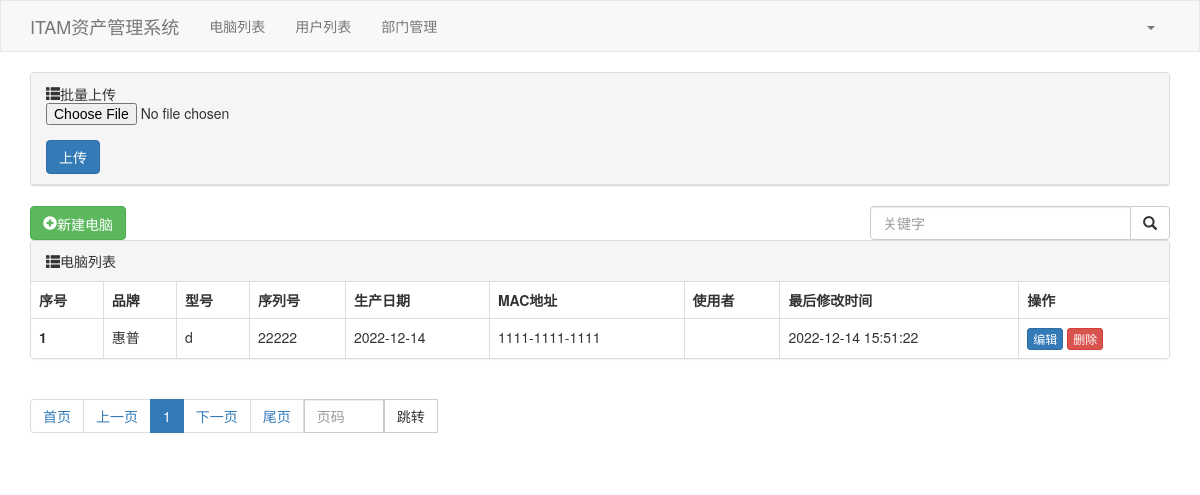
/computer/list/, run on an earlier commit of the app's database.
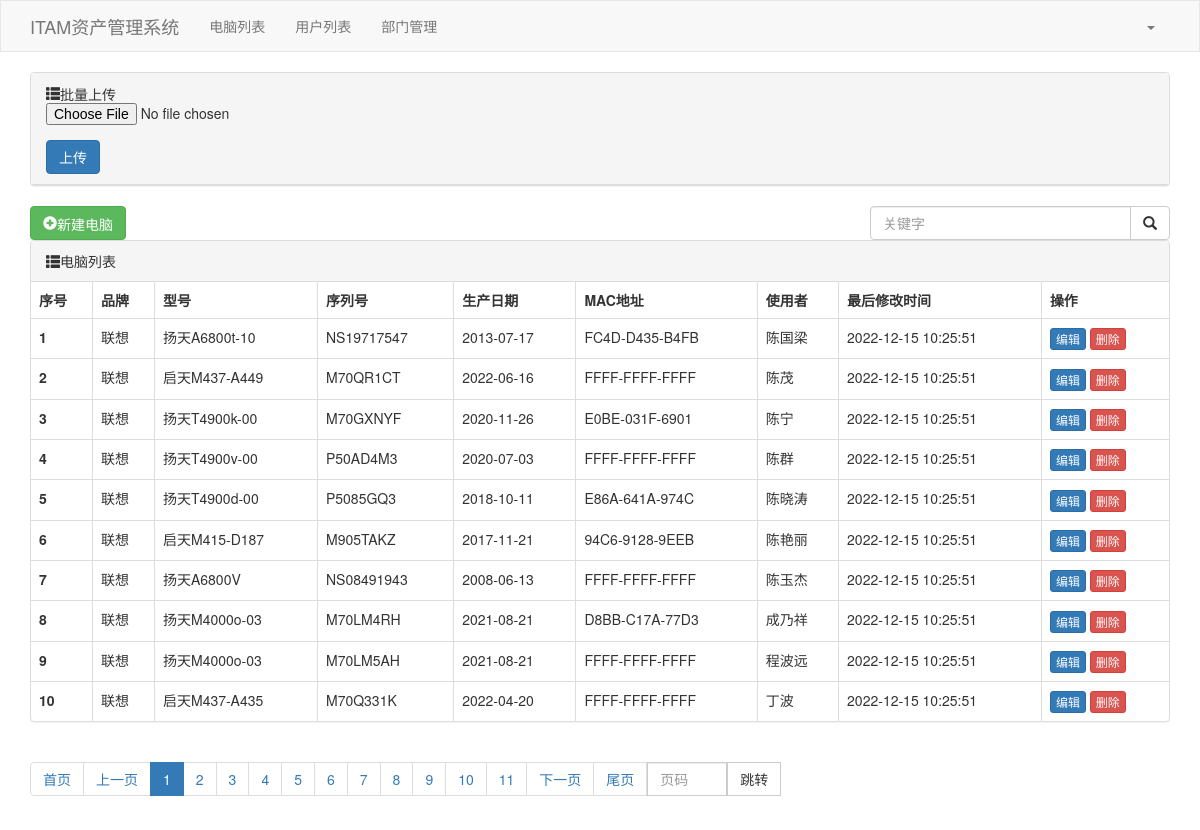
And on a later commit of the database.
### app1/models.py (models this page shows, shortened)
class Computer(models.Model):
    brand_choices = (
        (0, '联想'),
        (1, '惠普')
    )
    brand = models.SmallIntegerField(verbose_name='品牌', choices=brand_choices)
    computer_type = models.CharField(max_length=16, verbose_name='型号',null=True)
    serial_number = models.CharField(max_length=32, verbose_name='序列号', unique=True)
    owner = models.ForeignKey(to=User, on_delete=models.SET_NULL, null=True, verbose_name='拥有者')
    production_date = models.DateField(verbose_name='生产日期',default=timezone.now)
    mac_addr = models.CharField(max_length=14,default=None,verbose_name='MAC地址')
    mod_time = models.DateTimeField(verbose_name='最后修改时间',auto_now=True)

class User(models.Model):
    STATUS = (
        (None, '请选择'),
        (0, '正常'),
        (1, '失效'),
    )
    username = models.CharField(verbose_name='用户名称', max_length=16,unique=True)
    depart = models.ForeignKey(verbose_name='所在部门', to=Department, on_delete=models.SET_NULL, null=True)
    status = models.SmallIntegerField(verbose_name='状态', choices=STATUS, default=None,null=True)
    createdate = models.DateTimeField(verbose_name='创建日期', auto_now_add=True)
    class Meta:
        verbose_name = '人员基本信息'

### app1/views.py (the view)
# urls.py: path('computer/list/', views.computer_list),
def computer_list(request):
    data_dict = {}
    search_data = request.GET.get('q', "")
    if search_data:
        data_dict['serial_number__contains'] = search_data
    queryset = models.Computer.objects.filter(**data_dict)
    obj = Pagination(request, queryset, page_size=10)
    context = {
        "queryset": obj.page_queryset,
        'page_string': obj.html()
    }
    return render(request, 'computer_list.html', context)

### app1/templates/computer_list.html (shortened to what this page needs)
{% extends "layout.html" %}
{% block content %}
    <div class="container">
        <div class="panel panel-default">
            <div class="panel-heading">
                <span class="glyphicon glyphicon-th-list" aria-hidden="true">批量上传</span>
                <form method="post" enctype="multipart/form-data" action="/computer/multi/">
                    <div class="form-group">
                        <input type="file" name="excel">
                    </div>
                    <button type="submit" value="上传" class="btn btn-primary">上传</button>
                </form>
            </div>
        </div>
        <div style="margin-bottom: 10px">
            <a class="btn btn-success" href="/computer/add/">
                <span class="glyphicon glyphicon-plus-sign " aria-hidden="true">新建电脑</span>
            </a>
            <div style="float:right;width: 300px">
                <form method="get">
                    <div class="input-group">
                        <input type="text" name='q' class="form-control" placeholder="关键字" value="{{ search_data }}">
                        <span class="input-group-btn">
                        <button class="btn btn-default" type="submit">
                            <span class="glyphicon glyphicon-search " aria-hidden="true"> </span>
                        </button>
                        </span>
                </form>
            </div>
        </div>
        <div class="bs-example" data-example-id="panel-without-body-with-table">
            <div class="panel panel-default">
                <div class="panel-heading">
                    <span class="glyphicon glyphicon-th-list" aria-hidden="true"></span>电脑列表
                </div>
                <table class="table table-bordered">
                    <thead>
                    <tr>
                        <th>序号</th>
                        <th>品牌</th>
                        <th>型号</th>
                        <th>序列号</th>
                        <th>生产日期</th>
                        <th>MAC地址</th>
                        <th>使用者</th>
                        <th>最后修改时间</th>
                        <th>操作</th>
                    </tr>
                    </thead>
                    <tbody>
                    {% for item in queryset %}
                        <tr>
                        <th scope="row" title="{{ item.id }}">{{ forloop.counter }}</th>
                        <td>{{ item.get_brand_display }}</td>
                        <td>{{ item.computer_type }}</td>
                        <td>{{ item.serial_number }}</td>
                        <td>{{ item.production_date|date:'Y-m-d' }}</td>
                        <td>{{ item.mac_addr|upper }}</td>
                        <td>{{ item.owner.username }}</td>
                        <td>{{ item.mod_time|date:'Y-m-d G:i:s' }}</td>
                        <td>
                            <a class="btn btn-primary btn-xs" href="/computer/{{ item.id }}/edit/">编辑</a>
                            <a class="btn btn-danger btn-xs" href="/computer/{{ item.id }}/delete/">删除</a>
                        </td>
                    {% endfor %}
                    </tbody>
                </table>
            </div>
            <div class="clearfix">
                <ul class="pagination">
                    {{ page_string }}
                </ul>
            </div>
        </div>
    </div>
{% endblock %}

What changed in the data, as far as the page shows it:
removed Computer: brand "惠普", computer_type "d", serial_number "22222", production_date "2022-12-14", mac_addr "1111-1111-1111", mod_time "2022-12-14 15:51:22"
added Computer: brand "联想", computer_type "扬天A6800t-10", serial_number "NS19717547", production_date "2013-07-17", mac_addr "FC4D-D435-B4FB", owner.username "陈国梁", mod_time "2022-12-15 10:25:51"
added Computer: brand "联想", computer_type "启天M437-A449", serial_number "M70QR1CT", production_date "2022-06-16", mac_addr "FFFF-FFFF-FFFF", owner.username "陈茂", mod_time "2022-12-15 10:25:51"
added Computer: brand "联想", computer_type "扬天T4900k-00", serial_number "M70GXNYF", production_date "2020-11-26", mac_addr "E0BE-031F-6901", owner.username "陈宁", mod_time "2022-12-15 10:25:51"
added Computer: brand "联想", computer_type "扬天T4900v-00", serial_number "P50AD4M3", production_date "2020-07-03", mac_addr "FFFF-FFFF-FFFF", owner.username "陈群", mod_time "2022-12-15 10:25:51"
added Computer: brand "联想", computer_type "扬天T4900d-00", serial_number "P5085GQ3", production_date "2018-10-11", mac_addr "E86A-641A-974C", owner.username "陈晓涛", mod_time "2022-12-15 10:25:51"
added Computer: brand "联想", computer_type "启天M415-D187", serial_number "M905TAKZ", production_date "2017-11-21", mac_addr "94C6-9128-9EEB", owner.username "陈艳丽", mod_time "2022-12-15 10:25:51"
added Computer: brand "联想", computer_type "扬天A6800V", serial_number "NS08491943", production_date "2008-06-13", mac_addr "FFFF-FFFF-FFFF", owner.username "陈玉杰", mod_time "2022-12-15 10:25:51"
added Computer: brand "联想", computer_type "扬天M4000o-03", serial_number "M70LM4RH", production_date "2021-08-21", mac_addr "D8BB-C17A-77D3", owner.username "成乃祥", mod_time "2022-12-15 10:25:51"
added Computer: brand "联想", computer_type "扬天M4000o-03", serial_number "M70LM5AH", production_date "2021-08-21", mac_addr "FFFF-FFFF-FFFF", owner.username "程波远", mod_time "2022-12-15 10:25:51"
added Computer: brand "联想", computer_type "启天M437-A435", serial_number "M70Q331K", production_date "2022-04-20", mac_addr "FFFF-FFFF-FFFF", owner.username "丁波", mod_time "2022-12-15 10:25:51"
Also different on the page:
text no longer shown: "首页 上一页 1 下一页 尾页 跳转"
text now shown: "首页 上一页 1 2 3 4 5 6 7 8 9 10 11 下一页 尾页 跳转"
